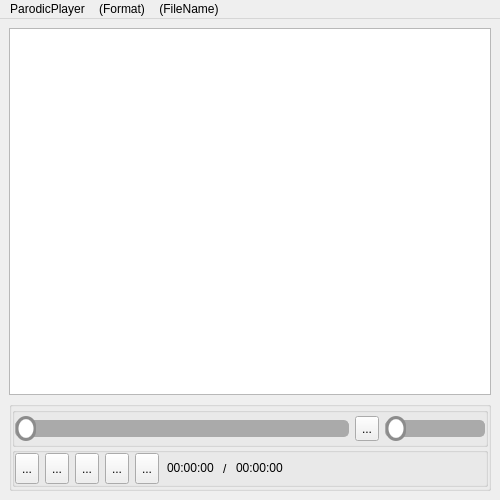
<?xml version="1.0" encoding="UTF-8"?>
<ui version="4.0">
 <class>MainWindow</class>
 <widget class="QMainWindow" name="MainWindow">
  <property name="geometry">
   <rect>
    <x>0</x>
    <y>0</y>
    <width>500</width>
    <height>500</height>
   </rect>
  </property>
  <property name="windowTitle">
   <string>ParodicPlayer</string>
  </property>
  <property name="windowIcon">
   <iconset resource="../../res.qrc">
    <normaloff>:/res/icon_play.png</normaloff>:/res/icon_play.png</iconset>
  </property>
  <property name="windowOpacity">
   <double>1.000000000000000</double>
  </property>
  <property name="styleSheet">
   <string notr="true"/>
  </property>
  <widget class="QWidget" name="centralwidget">
   <layout class="QVBoxLayout" name="verticalLayout">
    <item>
     <widget class="QGraphicsView" name="graphicsView">
      <property name="verticalScrollBarPolicy">
       <enum>Qt::ScrollBarAlwaysOff</enum>
      </property>
      <property name="horizontalScrollBarPolicy">
       <enum>Qt::ScrollBarAlwaysOff</enum>
      </property>
     </widget>
    </item>
    <item>
     <widget class="QGroupBox" name="groupBox_1">
      <property name="maximumSize">
       <size>
        <width>16777215</width>
        <height>90</height>
       </size>
      </property>
      <property name="styleSheet">
       <string notr="true"/>
      </property>
      <property name="title">
       <string/>
      </property>
      <property name="flat">
       <bool>false</bool>
      </property>
      <layout class="QGridLayout" name="gridLayout">
       <property name="leftMargin">
        <number>0</number>
       </property>
       <property name="topMargin">
        <number>0</number>
       </property>
       <property name="rightMargin">
        <number>0</number>
       </property>
       <property name="bottomMargin">
        <number>0</number>
       </property>
       <property name="spacing">
        <number>0</number>
       </property>
       <item row="0" column="0">
        <widget class="QGroupBox" name="groupBox_2">
         <property name="maximumSize">
          <size>
           <width>16777215</width>
           <height>40</height>
          </size>
         </property>
         <property name="title">
          <string/>
         </property>
         <layout class="QHBoxLayout" name="horizontalLayout_2">
          <property name="leftMargin">
           <number>0</number>
          </property>
          <property name="topMargin">
           <number>0</number>
          </property>
          <property name="rightMargin">
           <number>0</number>
          </property>
          <property name="bottomMargin">
           <number>0</number>
          </property>
          <item>
           <widget class="QSlider" name="slider_progress">
            <property name="sizePolicy">
             <sizepolicy hsizetype="Expanding" vsizetype="Expanding">
              <horstretch>0</horstretch>
              <verstretch>0</verstretch>
             </sizepolicy>
            </property>
            <property name="maximumSize">
             <size>
              <width>16777215</width>
              <height>25</height>
             </size>
            </property>
            <property name="cursor">
             <cursorShape>ArrowCursor</cursorShape>
            </property>
            <property name="styleSheet">
             <string notr="true">QSlider::groove:horizontal{border:1px solid rgb(170, 170, 170);background-color:rgb(170, 170, 170); height:15px;border-radius:5px;}
QSlider::handle:horizontal{background:qradialgradient(spread:pad,cx:0.5,cy:0.5,radius:0.5,fx:0.5,fy:0.5,stop:0.7 white, stop:0.8 rgb(140,140,140));width:20px;border-radius:10px;margin-top:-5px;margin-bottom:-5px;}
#horizontalSlider::sub-page:horizontal{background:red;margin:5px;border-radius:5px;}</string>
            </property>
            <property name="pageStep">
             <number>0</number>
            </property>
            <property name="tracking">
             <bool>true</bool>
            </property>
            <property name="orientation">
             <enum>Qt::Horizontal</enum>
            </property>
           </widget>
          </item>
          <item>
           <widget class="QToolButton" name="btn_sound">
            <property name="maximumSize">
             <size>
              <width>50</width>
              <height>25</height>
             </size>
            </property>
            <property name="cursor">
             <cursorShape>ArrowCursor</cursorShape>
            </property>
            <property name="toolTip">
             <string>&lt;html&gt;&lt;head/&gt;&lt;body&gt;&lt;p&gt;Volume&lt;/p&gt;&lt;/body&gt;&lt;/html&gt;</string>
            </property>
            <property name="text">
             <string>...</string>
            </property>
            <property name="icon">
             <iconset resource="../../res.qrc">
              <normaloff>:/res/icon_sound.png</normaloff>:/res/icon_sound.png</iconset>
            </property>
            <property name="iconSize">
             <size>
              <width>200</width>
              <height>100</height>
             </size>
            </property>
           </widget>
          </item>
          <item>
           <widget class="QSlider" name="slider_volume">
            <property name="maximumSize">
             <size>
              <width>100</width>
              <height>25</height>
             </size>
            </property>
            <property name="cursor">
             <cursorShape>ArrowCursor</cursorShape>
            </property>
            <property name="styleSheet">
             <string notr="true">QSlider::groove:horizontal{border:1px solid rgb(170, 170, 170);background-color:rgb(170, 170, 170); height:15px;border-radius:5px;}
QSlider::handle:horizontal{background:qradialgradient(spread:pad,cx:0.5,cy:0.5,radius:0.5,fx:0.5,fy:0.5,stop:0.7 white, stop:0.8 rgb(140,140,140));width:20px;border-radius:10px;margin-top:-5px;margin-bottom:-5px;}
#horizontalSlider::sub-page:horizontal{background:red;margin:5px;border-radius:5px;}</string>
            </property>
            <property name="maximum">
             <number>100</number>
            </property>
            <property name="orientation">
             <enum>Qt::Horizontal</enum>
            </property>
           </widget>
          </item>
         </layout>
         <zorder>btn_sound</zorder>
         <zorder>slider_volume</zorder>
         <zorder>slider_progress</zorder>
        </widget>
       </item>
       <item row="1" column="0" colspan="2">
        <widget class="QGroupBox" name="groupBox_0">
         <property name="maximumSize">
          <size>
           <width>16777215</width>
           <height>40</height>
          </size>
         </property>
         <property name="styleSheet">
          <string notr="true"/>
         </property>
         <property name="title">
          <string/>
         </property>
         <property name="flat">
          <bool>false</bool>
         </property>
         <layout class="QHBoxLayout" name="horizontalLayout">
          <property name="leftMargin">
           <number>0</number>
          </property>
          <property name="topMargin">
           <number>0</number>
          </property>
          <property name="rightMargin">
           <number>0</number>
          </property>
          <property name="bottomMargin">
           <number>0</number>
          </property>
          <item>
           <widget class="QToolButton" name="btn_pause">
            <property name="maximumSize">
             <size>
              <width>35</width>
              <height>35</height>
             </size>
            </property>
            <property name="cursor">
             <cursorShape>ArrowCursor</cursorShape>
            </property>
            <property name="toolTip">
             <string>&lt;html&gt;&lt;head/&gt;&lt;body&gt;&lt;p&gt;Play &amp;amp; Pause&lt;/p&gt;&lt;/body&gt;&lt;/html&gt;</string>
            </property>
            <property name="text">
             <string>...</string>
            </property>
            <property name="icon">
             <iconset resource="../../res.qrc">
              <normaloff>:/res/icon_play.png</normaloff>:/res/icon_play.png</iconset>
            </property>
            <property name="iconSize">
             <size>
              <width>100</width>
              <height>100</height>
             </size>
            </property>
           </widget>
          </item>
          <item>
           <widget class="QToolButton" name="btn_stop">
            <property name="maximumSize">
             <size>
              <width>35</width>
              <height>35</height>
             </size>
            </property>
            <property name="cursor">
             <cursorShape>ArrowCursor</cursorShape>
            </property>
            <property name="toolTip">
             <string>&lt;html&gt;&lt;head/&gt;&lt;body&gt;&lt;p&gt;Stop&lt;/p&gt;&lt;/body&gt;&lt;/html&gt;</string>
            </property>
            <property name="text">
             <string>...</string>
            </property>
            <property name="icon">
             <iconset resource="../../res.qrc">
              <normaloff>:/res/icon_stop.png</normaloff>:/res/icon_stop.png</iconset>
            </property>
            <property name="iconSize">
             <size>
              <width>100</width>
              <height>100</height>
             </size>
            </property>
           </widget>
          </item>
          <item>
           <widget class="QToolButton" name="btn_pre">
            <property name="maximumSize">
             <size>
              <width>35</width>
              <height>35</height>
             </size>
            </property>
            <property name="cursor">
             <cursorShape>ArrowCursor</cursorShape>
            </property>
            <property name="toolTip">
             <string>&lt;html&gt;&lt;head/&gt;&lt;body&gt;&lt;p&gt;L: Back, R: Previous&lt;/p&gt;&lt;/body&gt;&lt;/html&gt;</string>
            </property>
            <property name="text">
             <string>...</string>
            </property>
            <property name="icon">
             <iconset resource="../../res.qrc">
              <normaloff>:/res/icon_previous.png</normaloff>:/res/icon_previous.png</iconset>
            </property>
            <property name="iconSize">
             <size>
              <width>100</width>
              <height>100</height>
             </size>
            </property>
           </widget>
          </item>
          <item>
           <widget class="QToolButton" name="btn_next">
            <property name="maximumSize">
             <size>
              <width>35</width>
              <height>35</height>
             </size>
            </property>
            <property name="cursor">
             <cursorShape>ArrowCursor</cursorShape>
            </property>
            <property name="toolTip">
             <string>&lt;html&gt;&lt;head/&gt;&lt;body&gt;&lt;p&gt;L: Forward, R: Next&lt;/p&gt;&lt;/body&gt;&lt;/html&gt;</string>
            </property>
            <property name="text">
             <string>...</string>
            </property>
            <property name="icon">
             <iconset resource="../../res.qrc">
              <normaloff>:/res/icon_next.png</normaloff>:/res/icon_next.png</iconset>
            </property>
            <property name="iconSize">
             <size>
              <width>100</width>
              <height>100</height>
             </size>
            </property>
           </widget>
          </item>
          <item>
           <widget class="QToolButton" name="btn_open">
            <property name="maximumSize">
             <size>
              <width>35</width>
              <height>35</height>
             </size>
            </property>
            <property name="cursor">
             <cursorShape>ArrowCursor</cursorShape>
            </property>
            <property name="toolTip">
             <string>&lt;html&gt;&lt;head/&gt;&lt;body&gt;&lt;p&gt;Open File&lt;/p&gt;&lt;/body&gt;&lt;/html&gt;</string>
            </property>
            <property name="text">
             <string>...</string>
            </property>
            <property name="icon">
             <iconset resource="../../res.qrc">
              <normaloff>:/res/icon_open.png</normaloff>:/res/icon_open.png</iconset>
            </property>
            <property name="iconSize">
             <size>
              <width>100</width>
              <height>100</height>
             </size>
            </property>
           </widget>
          </item>
          <item>
           <widget class="QTimeEdit" name="timeEdit_position">
            <property name="cursor">
             <cursorShape>ArrowCursor</cursorShape>
            </property>
            <property name="styleSheet">
             <string notr="true">background:transparent;border-width:0;border-style:outset</string>
            </property>
            <property name="wrapping">
             <bool>true</bool>
            </property>
            <property name="frame">
             <bool>false</bool>
            </property>
            <property name="readOnly">
             <bool>true</bool>
            </property>
            <property name="buttonSymbols">
             <enum>QAbstractSpinBox::NoButtons</enum>
            </property>
            <property name="keyboardTracking">
             <bool>false</bool>
            </property>
            <property name="minimumTime">
             <time>
              <hour>0</hour>
              <minute>0</minute>
              <second>0</second>
             </time>
            </property>
            <property name="displayFormat">
             <string>hh:mm:ss</string>
            </property>
            <property name="time">
             <time>
              <hour>0</hour>
              <minute>0</minute>
              <second>0</second>
             </time>
            </property>
           </widget>
          </item>
          <item>
           <widget class="QLabel" name="label">
            <property name="maximumSize">
             <size>
              <width>10</width>
              <height>16777215</height>
             </size>
            </property>
            <property name="text">
             <string>/</string>
            </property>
           </widget>
          </item>
          <item>
           <widget class="QTimeEdit" name="timeEdit_duration">
            <property name="styleSheet">
             <string notr="true">background:transparent;border-width:0;border-style:outset</string>
            </property>
            <property name="wrapping">
             <bool>true</bool>
            </property>
            <property name="frame">
             <bool>false</bool>
            </property>
            <property name="readOnly">
             <bool>true</bool>
            </property>
            <property name="buttonSymbols">
             <enum>QAbstractSpinBox::NoButtons</enum>
            </property>
            <property name="keyboardTracking">
             <bool>false</bool>
            </property>
            <property name="displayFormat">
             <string>hh:mm:ss</string>
            </property>
            <property name="time">
             <time>
              <hour>0</hour>
              <minute>0</minute>
              <second>0</second>
             </time>
            </property>
           </widget>
          </item>
          <item>
           <spacer name="horizontalSpacer">
            <property name="orientation">
             <enum>Qt::Horizontal</enum>
            </property>
            <property name="sizeHint" stdset="0">
             <size>
              <width>40</width>
              <height>20</height>
             </size>
            </property>
           </spacer>
          </item>
         </layout>
        </widget>
       </item>
      </layout>
     </widget>
    </item>
   </layout>
   <zorder>groupBox_1</zorder>
   <zorder>graphicsView</zorder>
  </widget>
  <widget class="QMenuBar" name="menubar">
   <property name="geometry">
    <rect>
     <x>0</x>
     <y>0</y>
     <width>500</width>
     <height>21</height>
    </rect>
   </property>
   <widget class="QMenu" name="menuP">
    <property name="title">
     <string>ParodicPlayer</string>
    </property>
   </widget>
   <widget class="QMenu" name="menu_Format">
    <property name="title">
     <string>(Format)</string>
    </property>
   </widget>
   <widget class="QMenu" name="menu_FileName">
    <property name="title">
     <string>(FileName)</string>
    </property>
   </widget>
   <addaction name="menuP"/>
   <addaction name="menu_Format"/>
   <addaction name="menu_FileName"/>
  </widget>
 </widget>
 <resources>
  <include location="../../res.qrc"/>
 </resources>
 <connections/>
</ui>
